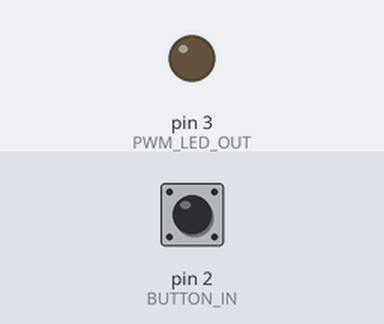
Simulated run of this sketch. Board: Arduino Uno, built with avr-gcc and run on an emulated ATmega328P. Parts: output pins drawn as LEDs (lit = HIGH). The inputs (shaded band) are chosen by the test bench; at power-on: pin 2 (BUTTON_IN) HIGH.

Above: at 1.2 s.
1.3 s: pin 2 (BUTTON_IN) pulled LOW for 0.15 s
At 1.7 s:
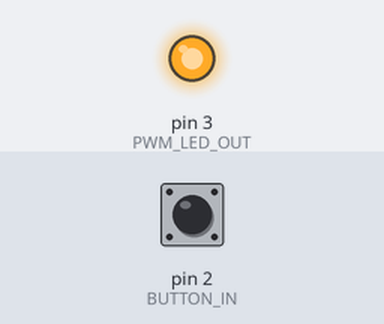
2.9 s: pin 2 (BUTTON_IN) pulled LOW for 1 s
At 4.1 s:
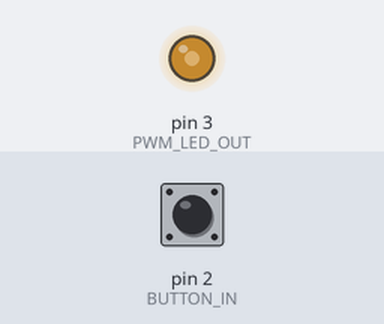
5.4 s: pin 2 (BUTTON_IN) pulsed LOW 2 times (0.12 s each, 0.3 s apart)
At 5.55 s:
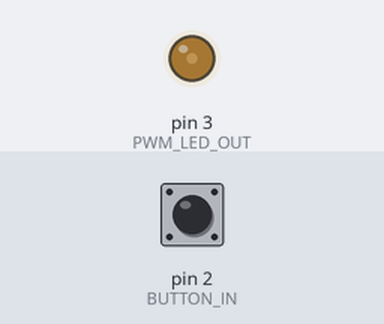
8.6 s: pin 2 (BUTTON_IN) pulled LOW for 3.2 s
At 9.7 s:
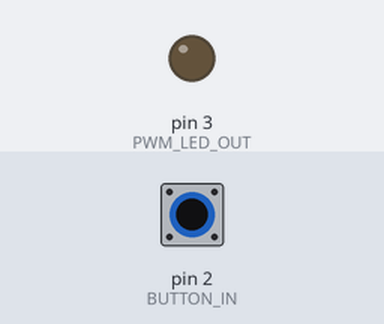
Timing chart, 0 to 11.6 s (numbered marks = the images above; inputs shaded):
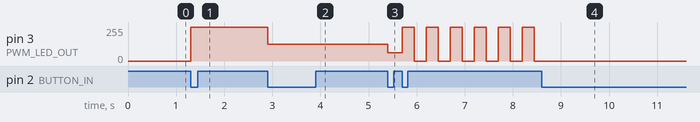

The sketch:

LightProjectCodeV1.ino
```cpp
/* defining preoprocessor directive
 includes flash rate (Hz), button pin, PWM output pin, PWM max
 */

#define FLASH_RATE_HZ 2
#define BUTTON_IN 2
#define PWM_LED_OUT 3
#define PWM_MAX 255

/*Operating modes include
 * 0 - off
 * 1 - bright
 * 2 - mid-bright
 * 3 - dim
 * 4 - flash
 */

 int operating_mode = 0;
 boolean button_pushed = false;
 boolean previous_button_state = false;
 boolean flash_light = false;
 int PWM_OUT = 0;
 const long interval = int(1000/FLASH_RATE_HZ/2);
 int ledState = LOW;
 unsigned long previousMillis = 0;

void setup() {
  pinMode(BUTTON_IN, INPUT);
  pinMode(PWM_LED_OUT, OUTPUT);
  attachInterrupt(digitalPinToInterrupt(BUTTON_IN), button_pushed_interrupt, FALLING);
  Serial.begin(9600);
  analogWrite(PWM_LED_OUT, PWM_OUT);
}

void loop() {
  check_button_press();

  switch (operating_mode) {
    case 0:
      PWM_OUT = 0;
      flash_light = false;
      break;
    case 1:
      PWM_OUT = PWM_MAX;
      break;
    case 2:
      PWM_OUT = int(PWM_MAX/2);
      break;
    case 3:
      PWM_OUT = int(PWM_MAX/4);
      break;
    case 4:
      flash_light = true;
      break;
  }
  output();
  //Serial.println(operating_mode); - this works
}

void button_pushed_interrupt(){
  if(!previous_button_state){
    button_pushed = true;
    previous_button_state = true;
    //Serial.print("pushed"); - this works
  }
}

void flash_the_light(){
   unsigned long currentMillis = millis();

  if (currentMillis - previousMillis >= interval) {
    // save the last time you blinked the LED
    previousMillis = currentMillis;

    // if the LED is off turn it on and vice-versa:
    if (ledState == LOW) {
      ledState = HIGH;
    } else {
      ledState = LOW;
    }

    // set the LED with the ledState of the variable:
    digitalWrite(PWM_LED_OUT, ledState);
  }
}

/* if the button is pushed, change the operating mode of the light,
 *  reset the button_pressed variables
 */
void check_button_press(){
  if (button_pushed) {
    previous_button_state = false;
    button_pushed = false;
    if(operating_mode < 4){
      operating_mode += 1;
    }
    else {
      operating_mode = 0;
    }
  }
}

void output(){
  if(flash_light){
    flash_the_light();
  }
  else{
    analogWrite(PWM_LED_OUT, PWM_OUT);
  }
}
```

Measured:
- after the input at 1.3 s, pin 3 (PWM_LED_OUT): 0/255 → 255/255 at once
- after the input at 2.9 s, pin 3 (PWM_LED_OUT): 255/255 → 127/255 at once
- after the input at 5.4 s, pin 3 (PWM_LED_OUT): 127/255 → 63/255 at once, then repeats every 0.50 s: 255/255 0.25 s, 0/255 0.25 s
- after the input at 8.6 s, pin 3 (PWM_LED_OUT): stops changing and stays 0/255
